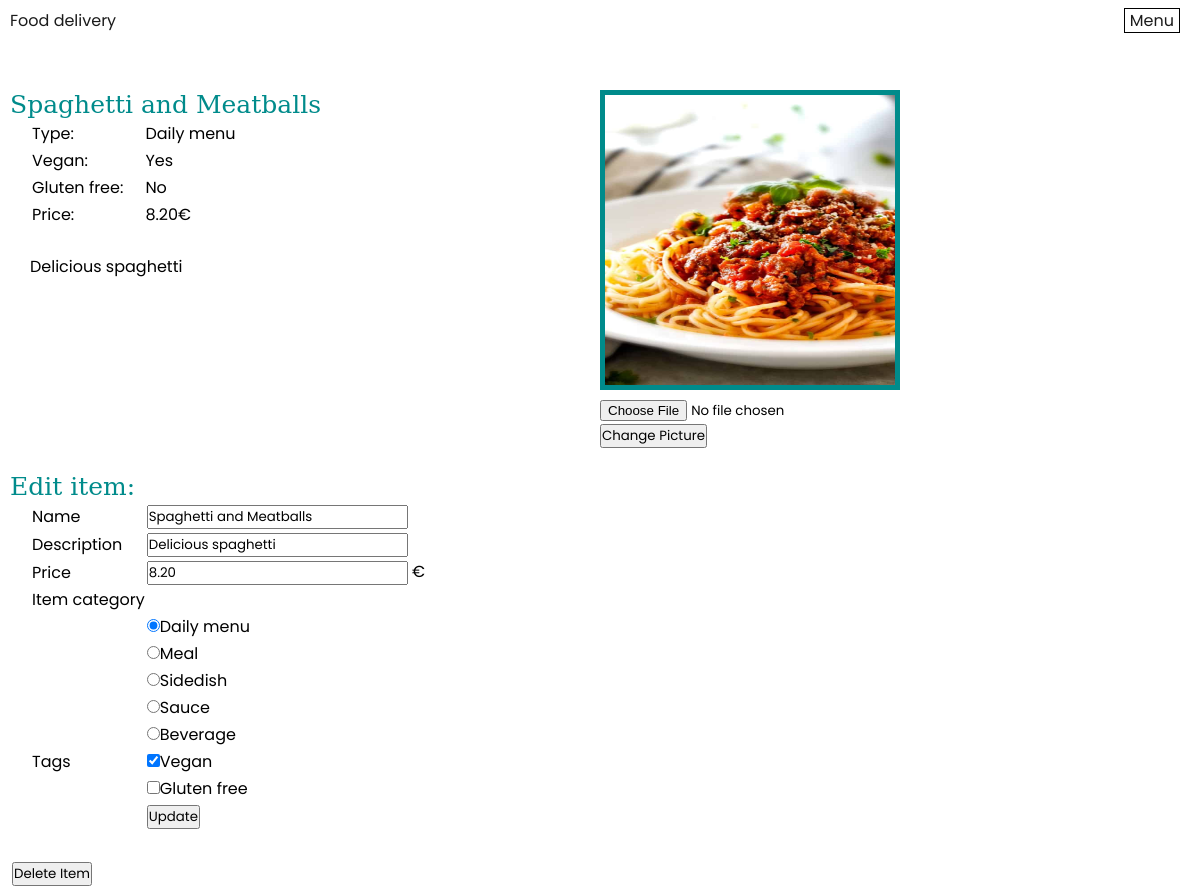
/itemDetailPage.php?itemId=100 (signed in), run on an earlier commit of the app's database.
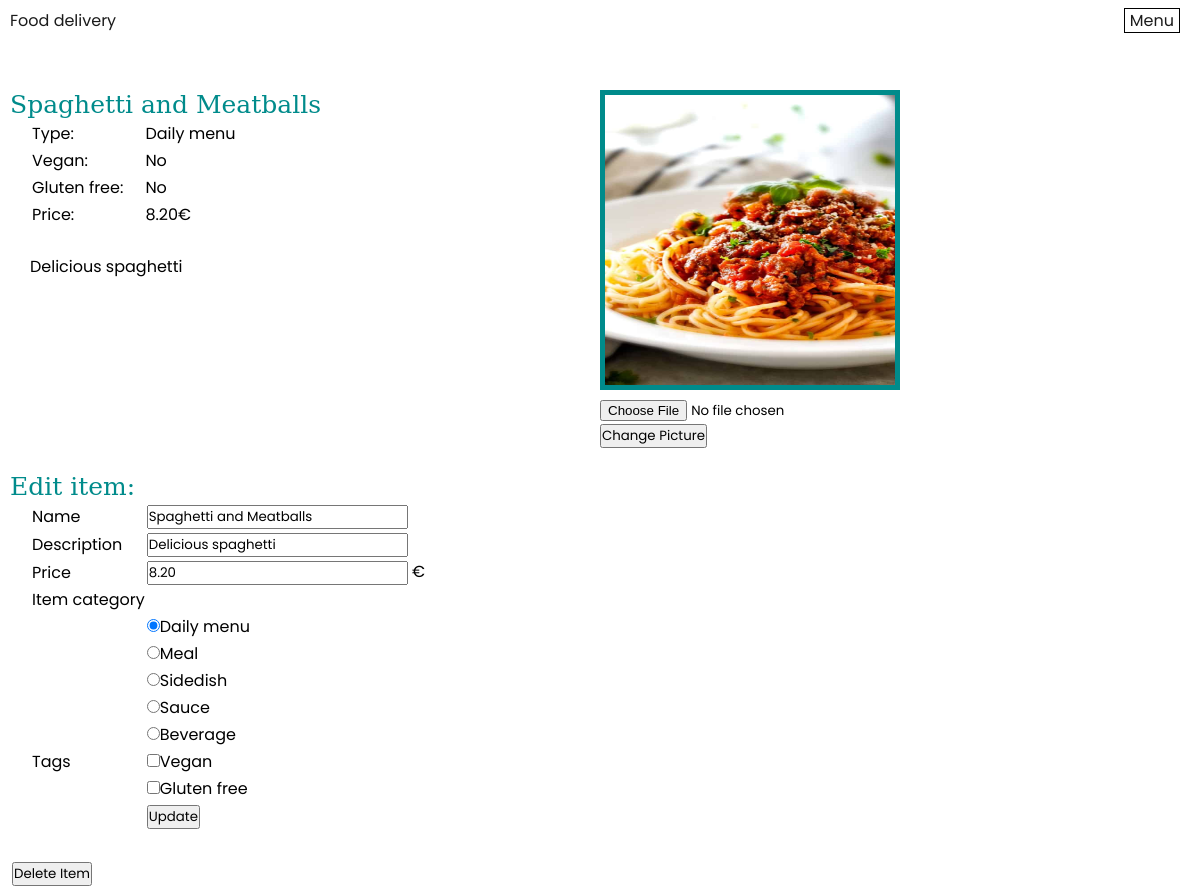
And on a later commit of the database.
### tables this page shows
CREATE TABLE item (
  itemId INT AUTO_INCREMENT NOT NULL PRIMARY KEY,
  name TINYTEXT,
  description TEXT,
  picture TEXT,
  price DECIMAL(6,2),
  type ENUM("dailyMenu", "meal","sidedish", "sauce", "beverage"),
  isVegan BOOLEAN DEFAULT FALSE,
  isGlutenFree BOOLEAN DEFAULT FALSE
);

### itemDetailPage.php (the view, shortened to what this page needs)
<?php
include "header.php"; ?>
<link rel="stylesheet" type="text/css" href="styles/my-orders-style.css">
<div class="main-page-container">
<?php
$item = $pdo->query("SELECT * from item where itemId={$_GET['itemId']}")->fetch(PDO::FETCH_ASSOC);
if(!empty($item)) {
    echo <<<HTML
    <div class="row">
        <div class="column">
        <p class='order-td'>{$item['name']}</p>
        <table style="padding-left: 20px">
        <tr><td class="item-detail-td">Type:</td><td>
HTML;
    echo get_type_name($item['type']);
    echo <<<HTML
</td></tr>
        <tr><td class="item-detail-td">Vegan:</td><td class="item-detail-td">
HTML;
    if ($item["isVegan"]) {
        echo "Yes";
    } else {
        echo "No";
    }
    echo "</td><tr><td class=\"item-detail-td\">Gluten free:</td><td class=\"item-detail-td\">";
    if ($item["isGlutenFree"]) {
        echo "Yes";
    } else {
        echo "No";
    }
    echo <<<HTML
        </td></tr>
        <tr><td class="item-detail-td">Price:</td><td> {$item['price']}€</td></tr>
        </table><br>
        <p style="padding-left: 20px" class="item-detail-td">{$item['description']}</p>
        </div>
        <div class="column">
        <p><img style="width:300px;height:300px; border:5px solid darkcyan" src={$item['picture']} alt={$item['name']} ></p>
        </div>
    </div>
HTML;
    if (isset($_SESSION['userId'])) {
        $state = $pdo->query("SELECT state FROM person WHERE personId={$_SESSION['userId']}")->fetch(PDO::FETCH_ASSOC);
        $state = $state['state'];
        if ($state == 'admin' or $state == 'operator') {
            edit_item($item);
        }
    }
}
else{
    echo "<p>Nothing to be found here!</p>";
}
function edit_item($item){
        echo <<<HTML
    <div class="row">
        <div class="column"><br><br><br>
            <p class='order-td'>Edit item:</p>
            <form  method="post">
            <table style="padding-left: 20px">
                <tr>
                    <td><label>Name</label></td>
                    <td><input type="text" name="name" required placeholder="Name" value='{$item['name']}'></td></tr>
                <tr>
                    <td><label>Description</label></td>
                    <td><input type="text" name="description" placeholder="Description" required value='{$item['description']}'></td>
                </tr>
                <tr>
                    <td><label>Price</label></td>
                    <td><input type="number" name="price"  step="0.01" required placeholder="price" value={$item['price']}> €</td>
                </tr>
                <tr>
                    <td><label>Item category</label></td>
                </tr>
HTML;
        foreach ([0, 1, 2, 3, 4] as $option) {
            print_radio_option($option, $item['type']);
        }
        echo <<<HTML
                <tr>
                    <td><label>Tags</label></td>
                    <td><input type="checkbox" name="isVegan"
HTML;
        if ($item["isVegan"]) {
            echo " checked";
        }
        echo <<<HTML
    >Vegan<br></td>
                </tr>
                <tr>
                    <td></td>
                    <td><input type="checkbox" name="isGlutenFree"
HTML;
        if ($item["isGlutenFree"]) {
            echo " checked";
        }
        echo <<<HTML
    >Gluten free<br></td>
                </tr>
                <tr>
                    <td></td>
                    <td><input  type="submit" name="editItem" value="Update" ></td>
                </tr>
                </table>
            </form>
            <form  method="post" enctype="multipart/form-data">
            <table>
                <tr><td style="padding-top: 25px"></td></tr>
                <tr>
                    <td><input  type="submit" name="deleteItem" value="Delete Item" ></td>
                </tr>
HTML;
        echo <<<HTML
            </table>
            </form>
        </div>
        <div class="column" >
            <form method="post" enctype="multipart/form-data" >
                <p>
                    <input type="file" accept="image/*" name="pictureToUpload" required >
                </p>
                <input type="submit" name="changePicture" value="Change Picture">
            </form>
        </div>
    </div>
HTML;
    }
function get_type_name($type){
    $enum = ["dailyMenu", "meal","sidedish", "sauce", "beverage"];
    $options = ['Daily menu','Meal','Sidedish','Sauce','Beverage'];
    return $options[array_search($type,$enum)];
}
function print_radio_option($idx,$type){
    $enum = ["dailyMenu", "meal","sidedish", "sauce", "beverage"];
    $options = ['Daily menu','Meal','Sidedish','Sauce','Beverage'];
    echo "<tr><td></td><td><input type=\"radio\" name=\"type\" value={$enum[$idx]} required ";
    if($type == $enum[$idx]){
        echo"checked";
    }
    echo ">{$options[$idx]}<br</td></tr>";
}
?>
</div>

What changed in the data, as far as the page shows it:
changed item "Spaghetti and Meatballs": isVegan "☑" → "☐"
Also different on the page:
text no longer shown: "Yes"
text now shown: "No"
